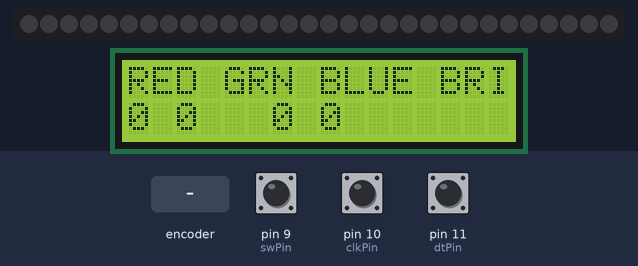
Recording of a sketch running on a simulated Arduino Uno, built with avr-gcc and run on an emulated ATmega328P. Shown: 30 RGB LEDs in strip order, left to right, 16×2 character LCD. The inputs (shaded band) are chosen by the test bench; at power-on: pin 9 (swPin) HIGH, pin 10 (clkPin) HIGH, pin 11 (dtPin) HIGH. Dim RGB values are drawn brighter than linear.

Above: at 1.2 s.
1.3 s: rotary encoder on pin 10 (clkPin) / pin 11 (dtPin) turned 3 steps (first pin leading)
At 2.3 s:
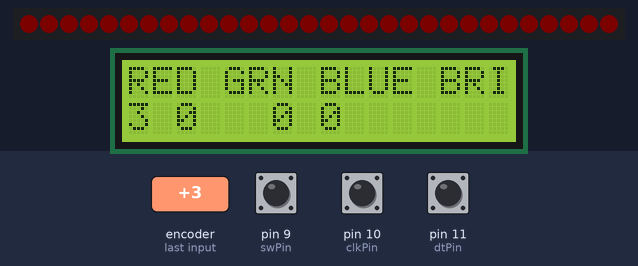
4.9 s: pin 9 (swPin) pulled LOW for 0.15 s
At 5.5 s:
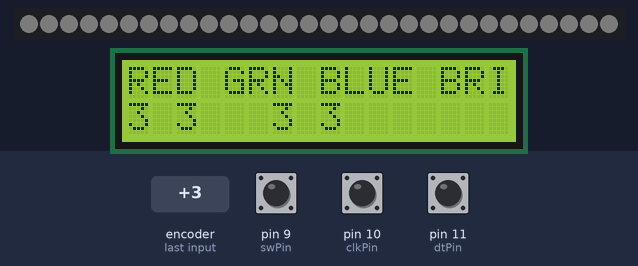
6.7 s: rotary encoder on pin 10 (clkPin) / pin 11 (dtPin) turned 2 steps (second pin leading)
At 7.5 s:
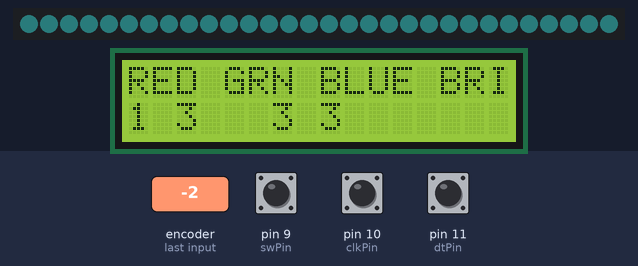
8.6 s: pin 9 (swPin) pulled LOW for 1 s
At 9.8 s:
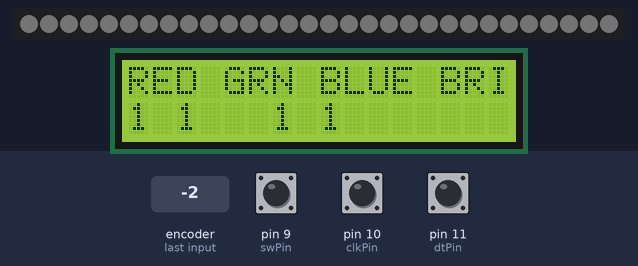
12.6 s: rotary encoder on pin 10 (clkPin) / pin 11 (dtPin) turned 3 steps (first pin leading)
At 13.7 s:
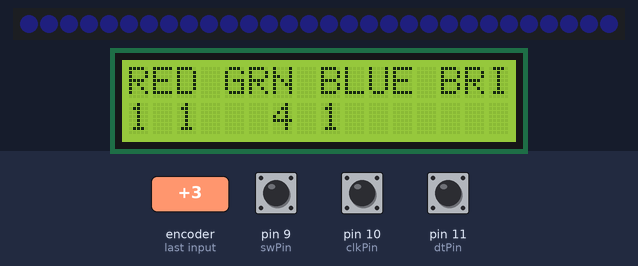
16.2 s: pin 9 (swPin) pulled LOW for 0.15 s
At 16.41 s:
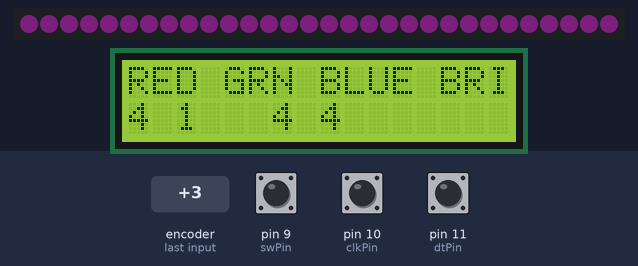
Timing chart, 0 to 19.2 s (numbered marks = the images above; inputs shaded):
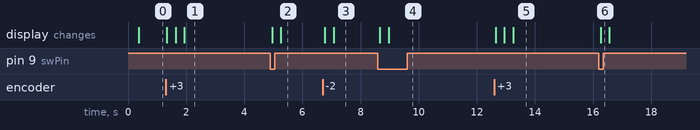

Measured:
- after the input at 1.3 s, the display: first changes at once (image 1 shows a later state)
- after the input at 4.9 s, the display: first changes after 0.06 s (image 2 shows a later state)
- after the input at 6.7 s, the display: first changes after 0.08 s (image 3 shows a later state)
- after the input at 8.6 s, the display: first changes after 0.07 s (image 4 shows a later state)
- after the input at 12.6 s, the display: first changes after 0.05 s (image 5 shows a later state)
- after the input at 16.2 s, the display: changes after 0.06 s (image 6)

The sketch:

CHECKING.ino
```cpp
#include <Adafruit_NeoPixel.h>
#include "OneButton.h"
#include <LiquidCrystal.h>

#define PIN 13
Adafruit_NeoPixel strip = Adafruit_NeoPixel(30, PIN, NEO_GRB + NEO_KHZ800);

//lcd display
const int rs = 2, en = 3, d4 = 4, d5 = 5, d6 = 6, d7 = 7;
LiquidCrystal lcd(rs, en, d4, d5, d6, d7);
String space = " ";


//encoder
const int clkPin = 10; //the clk attach to pin 10
const int dtPin = 11; //the dt pin attach to pin 11
const int swPin = 9 ; //the sw pin attach to pin 9
int encoderVal = 0;
int absResult;


//colors and led strip
int r = 0;
int g = 0;
int b = 0;
int color[4];
int brightness = 255;


//Variables
int x = 0;


void setup() {
  // put your setup code here, to run once:
  //encoder
  pinMode(clkPin, INPUT);
  pinMode(dtPin, INPUT);
  pinMode(swPin, INPUT);
  digitalWrite(swPin, HIGH);

  //led strip
  strip.begin();
  strip.setBrightness(brightness);
  strip.show();

  //lcd
  // set up the LCD's number of columns and rows:
  lcd.begin(16, 2);
  lcd.clear();


}

void loop() {
  // put your main code here, to run repeatedly:

  int change = getEncoderTurn();//
  encoderVal = encoderVal + change;
  color[x] = encoderVal;
  updating();
  if (digitalRead(swPin) == LOW)
  {
    x++;

  }
  if(x == 4)
  {
    x = 0;
  }
  r = color[0];
  g = color[1];
  b = color[2];
  brightness = color[3];

  //debugging
  Serial.print(color[0] + space);
  //delay();
  Serial.print(color[1] + space);
  //delay(50);
  Serial.print(color[2] + space);
  //delay(100);
  Serial.print(color[3] + space);
  Serial.print(x);
  Serial.println();
  //end dubugging

}

int getEncoderTurn(void)
{
  static int oldA = HIGH; //set the oldA as HIGH
  static int oldB = HIGH; //set the oldB as HIGH
  int result = 0;
  int newA = digitalRead(clkPin);//read the value of clkPin to newA
  int newB = digitalRead(dtPin);//read the value of dtPin to newB
  if (newA != oldA || newB != oldB) //if the value of clkPin or the dtPin has changed
  {
    // something has changed
    if (oldA == HIGH && newA == LOW)
    {
      result = (oldB * 2 - 1);
    }
  }
  oldA = newA;
  oldB = newB;


  return result;
}
void updating()
{

  //update leds
  for ( int pn = 0; pn < 30; pn++)
  {
    strip.setPixelColor(pn, r, g, b);
  }
  strip.show();

  //update lcd
  String lcdOut = r + space + g + space + space + space + b + space + brightness;
  lcd.clear();
  lcd.setCursor(0, 0);
  lcd.print("RED GRN BLUE BRI");
  lcd.setCursor(0, 1);
  lcd.print(lcdOut);
  delay(10);


}
```
